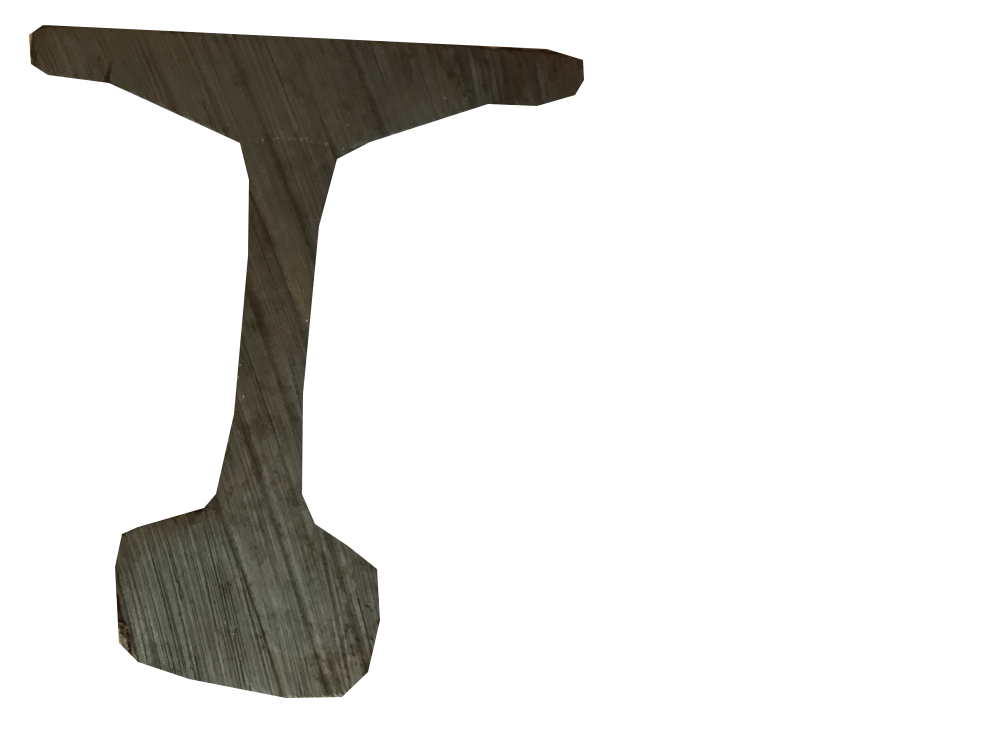
#> input picture 10/raw/10_00001.png, 4032 x 3024 px, given as the content of the folder 4, which was not available (shown at 1/4 size)
$ python angles_histogram.py
#> lines starting #> are read from the running program, lines starting #| are printed output that depends on the picture; after the words box and inside, x2 and y2 are one past the last pixel; in counts of white or black regions, pixels touching at a corner belong together; pictures that were not available may be replaced by others from this repository, and a replacement may not be noted
### color_histogram.py
import itertools
import os
from collections import Counter

import cv2
import numpy as np


# [9 lines left out: function select_sample, not called in this run]


def drop_nans(h):
    return h[np.isfinite(h)]


def compare_hist(h1, h2):
    # rotated_h1 = np.fliplr([h1])[0]
    regular = compare_hist_one_way(h1, h2)
    # rotated = compare_hist_one_way(rotated_h1, h2)
    # return max(regular, rotated)
    return regular


def compare_hist_one_way(h1, h2):
    h1 = h1.astype('float32')
    h2 = h2.astype('float32')
    l1 = np.size(h1)
    l2 = np.size(h2)
    if l1 == l2:
        # return np.correlate(h1, h2)
        return cv2.compareHist(h1, h2, cv2.HISTCMP_CORREL)
    elif l1 > l2:
        return find_max_similarity(h1, h2, l1, l2)
    else:
        return find_max_similarity(h2, h1, l2, l1)


def find_max_similarity(longer, shorter, l_longer, l_shorter):
    diff = l_longer - l_shorter
    max_comparison_result = -1
    for offset in range(diff):
        comparison_result = compare_hist_one_way(longer[offset:offset + l_shorter], shorter)
        max_comparison_result = max(max_comparison_result, comparison_result)
    return max_comparison_result


#
# file1 = 'rotated2.jpg'
# file2 = 'rotated3.jpg'
# gray1 = cv2.imread(file1, 0)
# gray2 = cv2.imread(file2, 0)
#
# rows1 = select_sample(gray1)
# rows2 = select_sample(gray2)
#
# median1 = extract_the_meat(np.nanmedian(rows1, axis=0))
# median2 = extract_the_meat(np.nanmedian(rows2, axis=0))
#
# _, axarr = plt.subplots(nrows=2, ncols=1, sharex='col')
# axarr[0].plot(range(0, np.size(median1)), median1)
# axarr[1].plot(range(0, np.size(median2)), median2)
#
# plt.show()

def do_nothing(color_image):
    return color_image


# [9 lines left out: function equalize_light, not called in this run]


def bilateral_filtered(color_image):
    return cv2.bilateralFilter(color_image, 9, 75, 75)


def convert_to_grayscale(color_image):
    preprocessed = do_nothing(color_image)
    return cv2.cvtColor(preprocessed, cv2.COLOR_BGR2GRAY)


# [51 lines left out: functions compare, compute_code, normalize, not called in this run]


def histogram(sample):
    statistic = np.nanmean(sample, axis=0)
    return drop_nans(statistic)


def derivative(hist):
    return np.diff(hist)


# Experimental
def longest_code(color_image, breadth=20):
    grayscale = cv2.cvtColor(color_image, cv2.COLOR_BGR2GRAY)
    mask = grayscale.copy()
    with_nans = grayscale.copy().astype('float32')
    with_nans[mask >= 200] = np.nan

    index = -1
    max_index = 0
    max_length = 0
    for row in with_nans:
        index += 1
        length = np.count_nonzero(~np.isnan(row))
        if length > max_length:
            max_length = length
            max_index = index

    rows = with_nans[max_index - breadth: max_index + breadth]
    # return normalize(histogram(rows))
    hist = histogram(rows)
    margin = int(len(hist) / 100)
    return hist[5 * margin:-5 * margin]


# [25 lines of commented-out code are left out]

# [5 lines left out: function longest_diff, not called in this run]

### angles_histogram.py
import concurrent.futures
import itertools
import math
import os
from collections import Counter

import cv2
import numpy as np
from matplotlib import pyplot as plt

from color_histogram import compare_hist
from color_histogram import longest_code


def equalize_light(color_image):
    yuv = cv2.cvtColor(color_image, cv2.COLOR_BGR2YUV)
    y, u, v = cv2.split(yuv)
    clahe = cv2.createCLAHE(clipLimit=20.0, tileGridSize=(6, 6))
    y_equalized = clahe.apply(y)
    light_equalized = cv2.merge((y_equalized, u, v))
    return cv2.cvtColor(light_equalized, cv2.COLOR_YUV2BGR)


# [43 lines left out: functions normalize, angles_histogram, not called in this run]


def dominant_angle(color_image):
    equalized = equalize_light(color_image)
    gray = cv2.cvtColor(equalized, cv2.COLOR_BGR2GRAY)

    edges = cv2.Canny(gray, 300, 600)
    # plt.imshow(edges)
    # plt.show()
    lines = cv2.HoughLines(edges, 1, 1 / 180, 10)

    # Hough Lines P
    angles = []
    lines_p = cv2.HoughLinesP(edges, 1, 1 / 180, 10, minLineLength=30, maxLineGap=5)

    for line in lines_p:
        x1, y1, x2, y2 = line[0]
        if x1 == x2:
            continue
        else:
            a = (y1 - y2) / (x1 - x2)
        angle = np.arctan(a)
        angle *= 180 / np.pi
        if angle < 0:
            angle += 180
        angle = round(angle)
        if angle == 0:
            continue
        angles.append(angle)

    # [7 lines of commented-out code are left out]

    angles = np.asarray(angles)

    hist, _ = np.histogram(angles, bins=360, range=(0, 180))
    # plt.plot(range(0, 360), hist)
    # plt.show()

    convolution = np.convolve(hist, np.ones(6))
    return np.argmax(convolution) / 2


def rotate(color_image, angle, adjust_angle=False):
    if adjust_angle:
        angle -= 90

    height, width, _ = color_image.shape
    r = math.sqrt(width * width + height * height) / 2
    top = int(r - height / 2)
    side = int(r - width / 2)
    padded = cv2.copyMakeBorder(color_image, top, top, side, side, cv2.BORDER_CONSTANT, value=[255, 255, 255])

    h, w, _ = padded.shape
    M = cv2.getRotationMatrix2D((w / 2, h / 2), angle, 1)
    return cv2.warpAffine(padded, M, (w, h), borderMode=cv2.BORDER_CONSTANT, borderValue=[255, 255, 255])


def compare_2(pair):
    first, second = pair
    splint1, file1, image1, angle1 = first
    splint2, file2, image2, angle2 = second
    # [13 lines of commented-out code are left out]
    result = abs(angle1 - angle2)
    if result <= 10:
        result2 = compare_hist_result(image1, angle1, image2, angle2)
        print('Histogram comparison for {}:{} = {}'.format(file1, file2, result2))
        if result2 >= 0.6:
            if splint1 == splint2:
                return 'PP'
            else:
                return 'FP'
        else:
            if splint1 == splint2:
                return 'FN'
            else:
                return 'NN'
    else:
        if splint1 == splint2:
            return 'FN'
        else:
            return 'NN'


def compare(numbers=['4', '5', '6', '9', '10']):  # ,'13', '14', '15', '16', '17']):
    codes = []
    for number in numbers:
        folder = ''
        for file in os.listdir(folder + number):
            if file.endswith('.png'):
                filename = folder + number + '/' + file
                image = cv2.imread(filename)
#> image is the input picture: shape (3024, 4032, 3); mean B, G, R 225.6, 227.5, 228.1
                image = cv2.resize(image, None, fx=0.33, fy=0.33, interpolation=cv2.INTER_CUBIC)
#> image: shape (998, 1331, 3)
                # hist = angles_histogram(image)
                # codes.append((number, filename, hist))
                angle = dominant_angle(image)
#> in equalize_light, `yuv = cv2.cvtColor(color_image, cv2.COLOR_BGR2YUV)`: yuv: shape (998, 1331, 3); mean of channels 0, 1, 2 227.5, 127.1, 128.6
#> in equalize_light, `y, u, v = cv2.split(yuv)`:
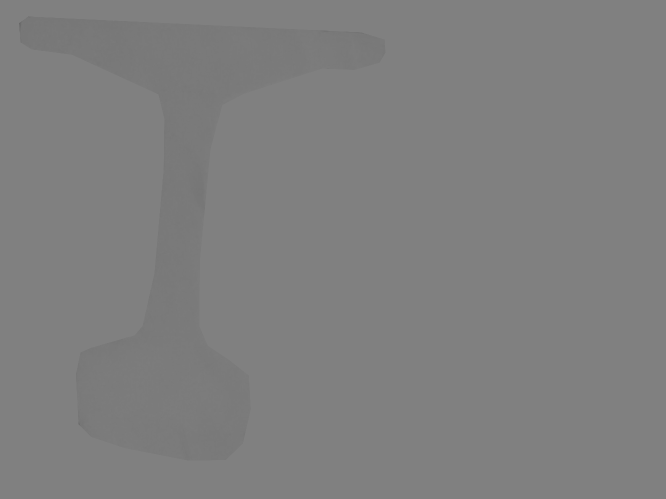
#> u: shape (998, 1331) (shown at 1/2 size); min 101, max 128, mean 127.1
#> in equalize_light, `y_equalized = clahe.apply(y)`:
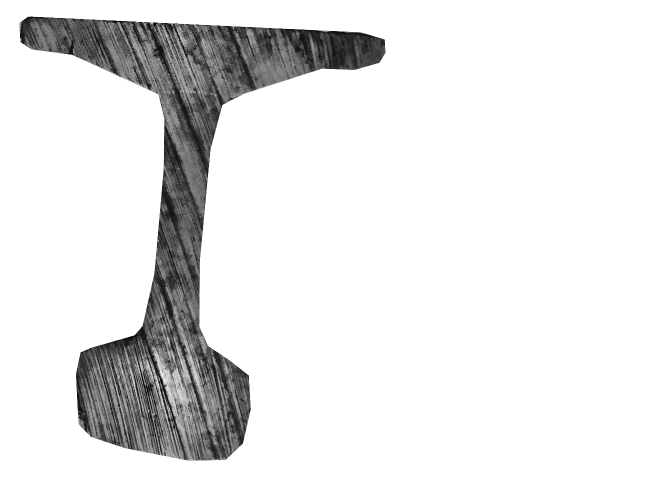
#> y_equalized: shape (998, 1331) (shown at 1/2 size); min 2, max 255, mean 231.3
#> in equalize_light, `light_equalized = cv2.merge((y_equalized, u, v))`: light_equalized: shape (998, 1331, 3); mean of channels 0, 1, 2 231.3, 127.1, 128.6
#> in dominant_angle, `edges = cv2.Canny(gray, 300, 600)`:
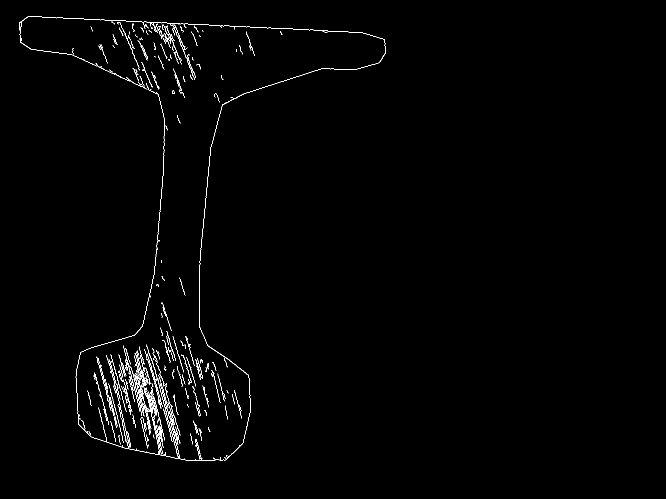
#> edges: shape (998, 1331) (shown at 1/2 size); 0.96% white in thin lines or dots, all inside (x1, y1, x2, y2) = (38, 33, 771, 922)
#> in dominant_angle, `lines_p = cv2.HoughLinesP(edges, 1, 1 / 180, 10, minLineLength=30, max..`: lines_p = 99 rows, first 6: [84, 34, 333, 45], [328, 265, 328, 235], [311, 516, 324, 370], [318, 738, 320, 770], [200, 741, 216, 795], [240, 893, 381, 921]
#> the loop in dominant_angle, `for line in lines_p:` made 99 passes
#> (x1, y1, x2, y2, a, angle) on passes 1, 3, 4, 5, 6, 7, 8, 9, 10, 11, 12, 13: (84, 34, 333, 45, 0.0442, 3), (311, 516, 324, 370, -11.23, 95), (318, 738, 320, 770, 16, 86), (200, 741, 216, 795, 3.38, 73), (240, 893, 381, 921, 0.199, 11), (425, 742, 440, 805, 4.2, 77), (320, 798, 338, 857, 3.28, 73), (474, 52, 637, 60, 0.0491, 3), (420, 302, 444, 209, -3.88, 104), (301, 823, 306, 787, -7.2, 98), (263, 768, 294, 742, -0.839, 140), (189, 745, 203, 796, 3.64, 75)
#> (x1, y1, x2, y2, a) on passes 61 to 66: (373, 714, 391, 772, 3.22), (152, 745, 157, 849, 20.8), (366, 710, 382, 762, 3.25), (344, 843, 355, 888, 4.09), (218, 719, 232, 768, 3.5), (332, 52, 354, 105, 2.41)
#> after the loop in dominant_angle, `for line in lines_p:`: angles = 97 values, max 176 at index 90, min 1 at index 15, mean 78.93
#> in dominant_angle, `hist, _ = np.histogram(angles, bins=360, range=(0, 180))`: hist = 360 values, max 15 at index 150, min 0 at index 0, mean 0.269
#> in dominant_angle, `convolution = np.convolve(hist, np.ones(6))`: convolution = 365 values, max 33 at index 154, min 0 at index 0, mean 1.59
#> angle = 77
                print('{}: {}'.format(file, angle))
#| 10_00001.png: 77.0
                rotated = rotate(image, angle, True)
#> in rotate, `angle -= 90`: angle = -13
#> in rotate, `return cv2.warpAffine(padded, M, (w, h), borderMode=cv2.BORDER_CONSTAN..`:
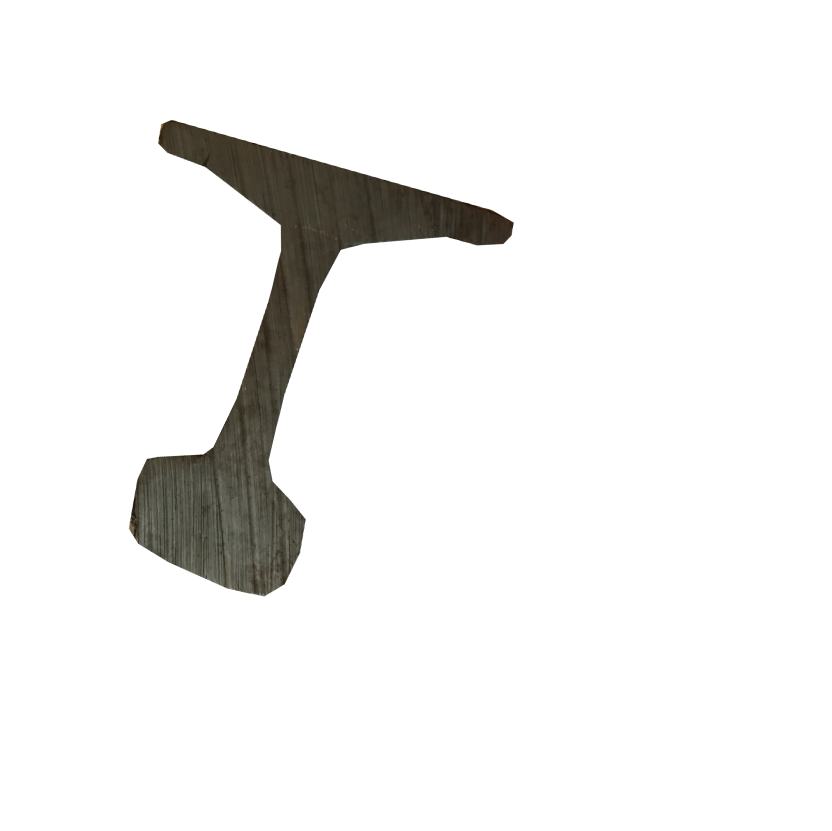
#> returned value: shape (1662, 1663, 3) (shown at 1/2 size); mean of channels 0, 1, 2 240.9, 241.8, 242.1; drawn as B, G, R
                plt.imshow(rotated)
                plt.show()
                plt.imshow(equalize_light(rotated))
#> in equalize_light (call 2), `yuv = cv2.cvtColor(color_image, cv2.COLOR_BGR2YUV)`: yuv: shape (1662, 1663, 3); mean of channels 0, 1, 2 241.8, 127.6, 128.3
#> in equalize_light (call 2), `y_equalized = clahe.apply(y)`:
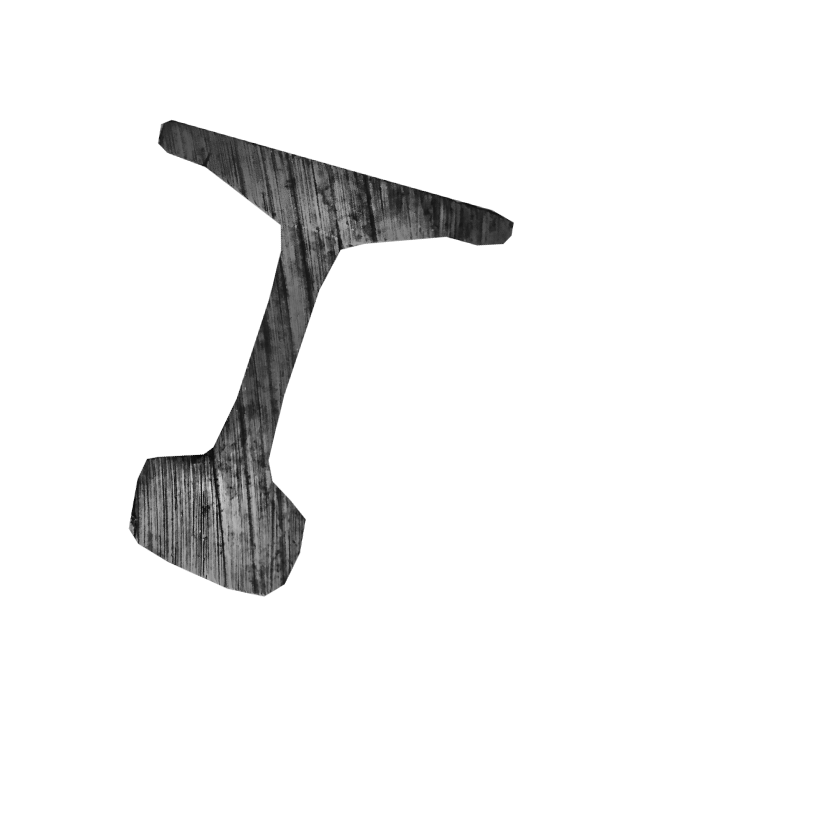
#> y_equalized: shape (1662, 1663) (shown at 1/2 size); min 5, max 255, mean 243
#> in equalize_light (call 2), `light_equalized = cv2.merge((y_equalized, u, v))`: light_equalized: shape (1662, 1663, 3); mean of channels 0, 1, 2 243, 127.6, 128.3
                plt.show()
                codes.append((number, filename, image, angle))

    # [20 lines of commented-out code are left out]

    outcomes = []

    combinations = itertools.combinations(codes, 2)

    # for combination in combinations:
    #     outcomes.append(compare_2(combination))

    with concurrent.futures.ProcessPoolExecutor() as executor:
        for outcome in executor.map(compare_2, combinations):
#> in rotate (call 7), `padded = cv2.copyMakeBorder(color_image, top, top, side, side, cv2.BOR..`:
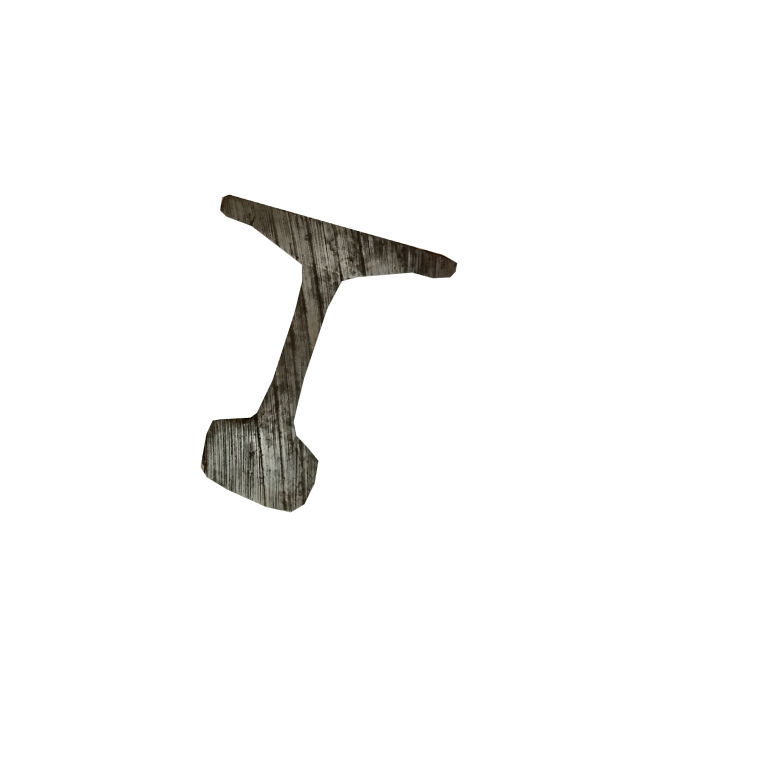
#> padded: shape (2350, 2351, 3) (shown at 1/3 size); mean B, G, R 248.6, 249, 249.2
#> in longest_code, `grayscale = cv2.cvtColor(color_image, cv2.COLOR_BGR2GRAY)`:
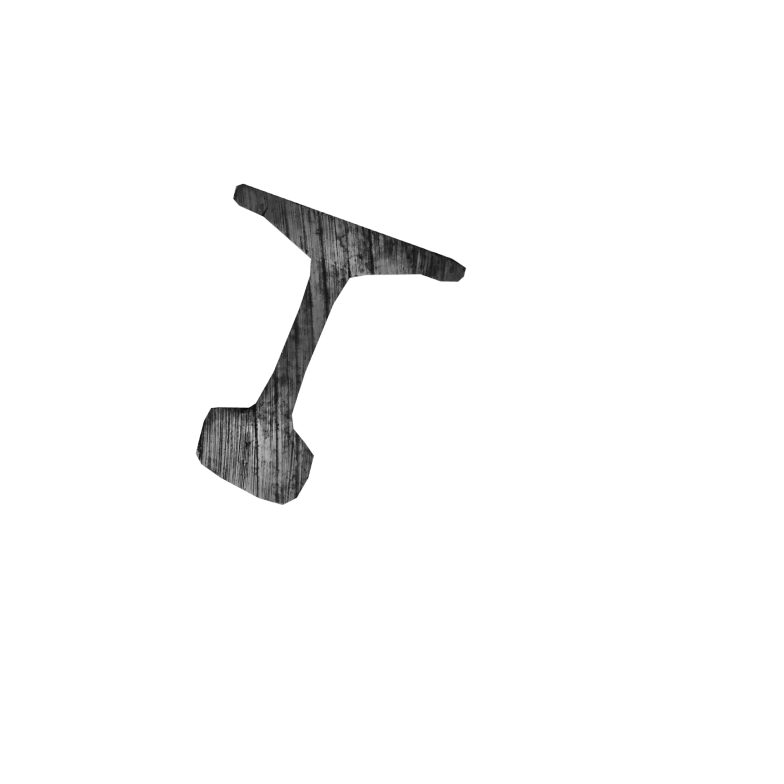
#> grayscale: shape (2350, 2351) (shown at 1/3 size); min 6, max 255, mean 249
            outcomes.append(outcome)

    print(Counter(outcomes))


def compare_hist_result(image1, angle1, image2, angle2):
    # return 0
    rotate1 = rotate(image1, angle1, True)
    rotate1 = equalize_light(rotate1)
    rotate2 = rotate(image2, angle2, True)
    rotate2 = equalize_light(rotate2)

    # [4 lines of commented-out code are left out]

    rotations = np.arange(-4, 4, 0.5)
    rotations1 = [rotate(rotate1, r) for r in rotations]
    max_result = -1
    for r1 in rotations1:
        # hist1 = normalize(compute_code(r1))
        # hist2 = normalize(compute_code(r2))
        hist1 = longest_code(r1)
        hist2 = longest_code(rotate2)
        max_result = max(max_result, compare_hist(hist1, hist2))
    # hist1 = longest_code(rotate1)
    # hist2 = longest_code(rotate2)
    # return compare_hist(hist1, hist2)
    return max_result

compare()
